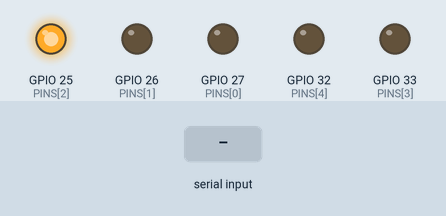
This sketch was run on a simulated ESP32. Parts: output pins drawn as LEDs (lit = HIGH). Dashed ring = blinking. The inputs (shaded band) are chosen by the test bench. Nothing arrives over Bluetooth unless stated; a phone connects over Bluetooth LE 3 s after start; what the sketch prints to the serial monitor is not drawn.

Above: at 1.2 s.
1.3 s: "3\n" received over Serial
At 1.55 s:
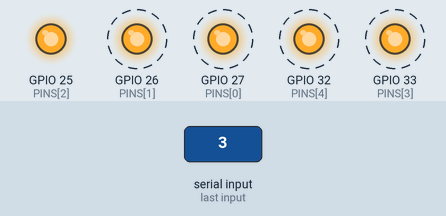
4.3 s: "1\n" received over Serial
At 6.8 s:
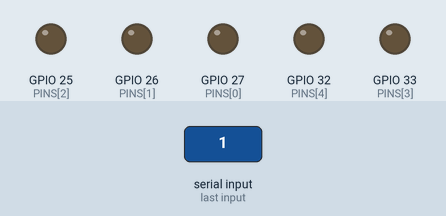
7.3 s: "2\n" received over Serial
At 7.47 s:
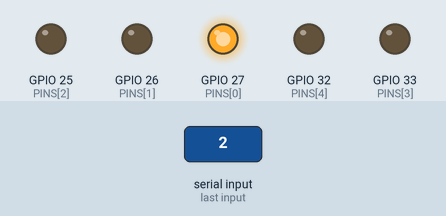
Timing chart, 0 to 11.2 s (numbered marks = the images above; inputs shaded):
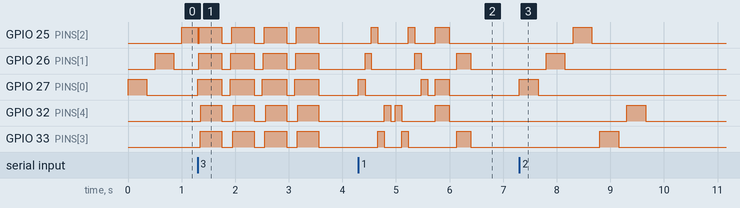

The sketch:

cushion_esp32.ino
```cpp
// Earline 진동 방석 (ESP32 + 진동 모터 모듈 10개)
// 웹앱이 블루투스(BLE)로 신호를 보내면 방석 속 모듈을 울린다. 센서는 없음.
//   거북목 알림 → 왼쪽·오른쪽으로 오가는 물결 진동
//   졸음 알림   → 모듈 10개 전체가 한꺼번에 네 번 진동
//
// 사용 부품: "진동 모터 모듈 PWM DC 모터 드라이버 3.3V 5V" (핀 IN · VCC · GND) × 10
//   모듈 안에 드라이버(트랜지스터)가 있어서 ESP32 핀에 바로 연결한다.
//
// 구역: 방석을 왼쪽→오른쪽 5구역으로 나누고, 구역마다 모듈 2개(앞·뒤)를 같은 핀에 연결
//   구역1 GPIO 27 · 구역2 GPIO 26 · 구역3 GPIO 25 · 구역4 GPIO 33 · 구역5 GPIO 32
//   구역 2·4(모듈 4개)는 브레드보드 위쪽 절반에, 구역 1·3·5(모듈 6개)는 아래쪽 절반에 꽂는다.
//   (브레드보드에 꽂은 ESP32에서 한쪽 줄만 쓸 수 있어서, 그 줄의 출력 핀 5개를 쓴다)
//
// 배선 (모듈마다)
//   모듈 IN  ── 자기 구역의 GPIO (앞·뒤 모듈 IN 둘 다 같은 핀)
//   모듈 VCC ── + 레일 = 배터리 + (AA 2개 = 3V, 또는 AA 3개 = 4.5V)
//   모듈 GND ── − 레일 = 배터리 − = ESP32 GND   (GND는 꼭 서로 연결)
//   위·아래 + 레일, 위·아래 − 레일은 점퍼로 서로 이어 둔다 (위쪽 모듈 4개가 위 레일을 쓰므로)
//   ESP32 전원은 USB 케이블. ESP32의 3V3, 5V 핀은 배터리 레일에 연결하지 말 것.
//
// 전원: 거북목 알림과 테스트는 한 번에 최대 3구역(모듈 6개)까지만 같이 켠다.
//   졸음 알림만 10개를 모두 켠다. 건전지에 무리가 덜 가도록 구역을 0.015초 간격으로 차례로 켜고,
//   0.45초씩 짧게 끊어 울린다. AA 2개로는 전압이 떨어져 약하게 느껴질 수 있으니 AA 3개를 권장.
//
// 웹앱과 맞춘 BLE 형식 (바꾸면 index.html의 CUSHION_* 도 같이 바꿀 것)
//   Service UUID        4fafc201-1fb5-459e-8fcc-c5c9c331914b
//   Characteristic UUID beb5483e-36e1-4688-b7f5-ea07361b26a8  (WRITE)
//   받는 값 [pattern, strength]
//     pattern 1 = 거북목 알림, 2 = 연결 테스트, 3 = 졸음 알림(10개 전체), 0 = 멈춤
//     strength 0~255 (웹앱은 205를 보냄)
//
// 웹앱 없이 테스트: 시리얼 모니터(115200)에서 1 = 거북목 알림, 2 = 테스트, 3 = 졸음 알림, 0 = 멈춤
// 전원을 켜면 구역 1 → 2 → 3 → 4 → 5 순서로 한 번씩 울려서 배선을 확인할 수 있다.

#include <BLEDevice.h>
#include <BLEServer.h>

#define SERVICE_UUID "4fafc201-1fb5-459e-8fcc-c5c9c331914b"
#define CHAR_UUID    "beb5483e-36e1-4688-b7f5-ea07361b26a8"

const uint8_t ZONES = 5;
const uint8_t PINS[ZONES] = {27, 26, 25, 33, 32};  // 구역1(왼쪽 끝) ~ 구역5(오른쪽 끝)
// 보통 모듈은 IN이 HIGH일 때 울린다. 꺼져 있어야 할 때 계속 울리면 true로 바꿀 것.
const bool ACTIVE_LOW = false;
// 모듈 VCC에 연결한 AA 건전지 개수: 2개(3V)면 2, 3개(4.5V)면 3
//   2개일 때는 전압이 낮아서 앱이 보낸 세기와 상관없이 항상 최대 세기로 울린다.
const uint8_t AA_CELLS = 2;

// 진동 패턴: {켤 구역(비트, 1번 비트 = 구역1), 시간 ms}. 시간이 0이면 끝.
struct Step { uint8_t mask; uint16_t ms; };
// 거북목 알림: 왼쪽 → 오른쪽 물결, 오른쪽 → 왼쪽 물결, 그다음 1·3·5 / 2·4 구역이 번갈아 진동
const Step ALERT[] = { {0b00001, 120}, {0b00010, 120}, {0b00100, 120}, {0b01000, 120}, {0b10000, 120}, {0, 80},
                       {0b10000, 120}, {0b01000, 120}, {0b00100, 120}, {0b00010, 120}, {0b00001, 120}, {0, 140},
                       {0b10101, 260}, {0, 140}, {0b01010, 260}, {0, 0} };
// 테스트: 구역을 하나씩 울려서 어느 선이 어느 구역인지 확인
const Step TEST[]  = { {0b00001, 350}, {0, 150}, {0b00010, 350}, {0, 150}, {0b00100, 350}, {0, 150},
                       {0b01000, 350}, {0, 150}, {0b10000, 350}, {0, 0} };
// 졸음 알림: 10개 전체를 네 번 강하게. 구역을 15ms 간격으로 차례로 켜서 순간 전류를 나눈다.
#define ALL_ON {0b00001, 15}, {0b00011, 15}, {0b00111, 15}, {0b01111, 15}, {0b11111, 390}
const Step DROWSY[] = { ALL_ON, {0, 150}, ALL_ON, {0, 150}, ALL_ON, {0, 150}, ALL_ON, {0, 0} };

// 작은 진동 모터는 약한 PWM으로는 잘 안 돌기 시작해서, 켤 때 잠깐 최대로 밀어 준다
const uint16_t KICK_MS = 40;
const uint8_t  MIN_STRENGTH = 90;

volatile bool    pending = false;
volatile uint8_t pendingPattern = 0, pendingStrength = 205;

const Step   *pat = nullptr;
uint8_t       idx = 0, strength = 205;
unsigned long stepStart = 0;
bool          kicking = false;

void setMotors(uint8_t mask, uint8_t duty) {
  for (uint8_t i = 0; i < ZONES; i++) {
    uint8_t d = ((mask >> i) & 1) ? duty : 0;
    analogWrite(PINS[i], ACTIVE_LOW ? 255 - d : d);
  }
}

void startStep() {
  stepStart = millis();
  if (pat[idx].ms == 0) {          // 패턴 끝
    setMotors(0, 0);
    pat = nullptr;
    return;
  }
  kicking = pat[idx].mask != 0;
  setMotors(pat[idx].mask, kicking ? 255 : 0);
}

void play(uint8_t pattern, uint8_t s) {
  if (pattern < 1 || pattern > 3) {    // 0이나 모르는 값이면 멈춤
    pat = nullptr;
    setMotors(0, 0);
    return;
  }
  strength = AA_CELLS <= 2 ? 255 : (s < MIN_STRENGTH ? MIN_STRENGTH : s);
  if (pattern == 3) strength = 255;    // 졸음은 항상 최대 세기
  pat = pattern == 1 ? ALERT : pattern == 2 ? TEST : DROWSY;
  idx = 0;
  startStep();
  Serial.println(pattern == 1 ? "거북목 알림 진동" : pattern == 2 ? "테스트 진동" : "졸음 알림 진동 (10개 전체)");
}

class ServerCB : public BLEServerCallbacks {
  void onConnect(BLEServer *) override { Serial.println("웹앱 연결됨"); }
  void onDisconnect(BLEServer *s) override {
    Serial.println("연결 끊김, 다시 기다리는 중");
    s->getAdvertising()->start();
  }
};

class WriteCB : public BLECharacteristicCallbacks {
  void onWrite(BLECharacteristic *c) override {
    auto v = c->getValue();            // core 3.x는 String, 2.x는 std::string
    if (v.length() < 1) return;
    pendingStrength = v.length() >= 2 ? (uint8_t)v[1] : 205;
    pendingPattern = (uint8_t)v[0];
    pending = true;                    // 실제 진동은 loop()에서
  }
};

void setup() {
  for (uint8_t pin : PINS) {
    pinMode(pin, OUTPUT);
    digitalWrite(pin, ACTIVE_LOW ? HIGH : LOW);
  }
  Serial.begin(115200);

  BLEDevice::init("Earline Cushion");
  BLEServer *server = BLEDevice::createServer();
  server->setCallbacks(new ServerCB());
  BLEService *svc = server->createService(SERVICE_UUID);
  BLECharacteristic *ch = svc->createCharacteristic(
      CHAR_UUID, BLECharacteristic::PROPERTY_WRITE | BLECharacteristic::PROPERTY_WRITE_NR);
  ch->setCallbacks(new WriteCB());
  svc->start();
  BLEAdvertising *ad = BLEDevice::getAdvertising();
  ad->addServiceUUID(SERVICE_UUID);
  ad->setScanResponse(true);
  BLEDevice::startAdvertising();

  Serial.println("Earline Cushion 준비 완료. 구역 1 → 2 → 3 → 4 → 5 순서로 울립니다.");
  play(2, 205);
}

void loop() {
  if (pending) {
    pending = false;
    play(pendingPattern, pendingStrength);
  }
  while (Serial.available()) {
    char c = Serial.read();
    if (c >= '0' && c <= '3') play(c - '0', 205);
  }
  if (pat) {
    unsigned long t = millis() - stepStart;
    if (kicking && t >= KICK_MS) {     // 시작 밀어주기 끝 → 원래 세기로
      kicking = false;
      setMotors(pat[idx].mask, strength);
    }
    if (t >= pat[idx].ms) {
      idx++;
      startStep();
    }
  }
  delay(2);
}
```

Measured:
- after the input at 1.3 s, GPIO 26 (PINS[1]): alternates HIGH for 0.44 s and LOW for 0.17 s, starting at once; GPIO 27 (PINS[0]): alternates HIGH for 0.45 s and LOW for 0.15 s, starting at once
- after the input at 4.3 s, GPIO 25 (PINS[2]): goes HIGH 0.12 s, LOW 0.56 s, HIGH 0.12 s, LOW 0.38 s, HIGH 0.26 s, then LOW, starting after 0.24 s; GPIO 26 (PINS[1]): goes HIGH 0.12 s, LOW 0.81 s, HIGH 0.12 s, LOW 0.66 s, HIGH 0.26 s, then LOW, starting after 0.12 s
- after the input at 7.3 s, GPIO 25 (PINS[2]): LOW → HIGH after 1.0 s, → LOW 0.35 s later; GPIO 26 (PINS[1]): LOW → HIGH after 0.50 s, → LOW 0.35 s later; GPIO 27 (PINS[0]): LOW → HIGH at once, → LOW 0.35 s later; GPIO 32 (PINS[4]): LOW → HIGH after 2.0 s, → LOW 0.35 s later; GPIO 33 (PINS[3]): LOW → HIGH after 1.5 s, → LOW 0.35 s later
- by itself, GPIO 25 (PINS[2]): repeats every 0.60 s: HIGH 0.42 s, LOW 0.18 s
- by itself, GPIO 32 (PINS[4]): alternates HIGH for 0.39 s and LOW for 0.21 s
- by itself, GPIO 33 (PINS[3]): alternates HIGH for 0.41 s and LOW for 0.20 s
